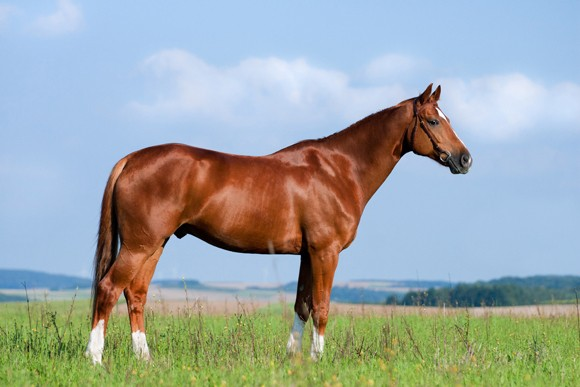
#> input picture ImageBlurFilter/cheval.jpg, 580 x 387 px
$ python ImageBlurFilter.py
#> lines starting #> are read from the running program, lines starting #| are printed output that depends on the picture
import cv2
import numpy as np
from matplotlib import pyplot as plt

img = cv2.imread('cheval.jpg')
#> img is the input picture: shape (387, 580, 3); mean B, G, R 166.4, 167.3, 157.1
blur = cv2.blur(img,(10,10))
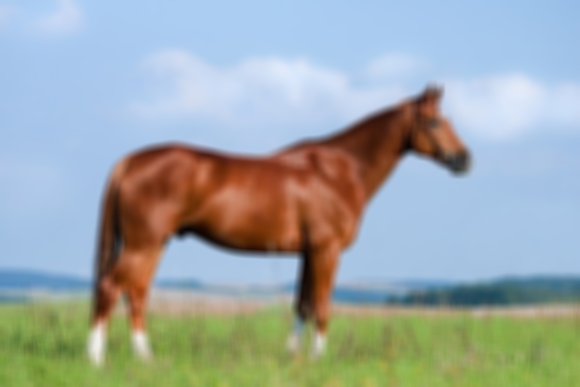
#> blur: shape (387, 580, 3); mean B, G, R 166.6, 167.3, 157.1

cv2.imshow('image',img)
cv2.imshow('Blur',blur)

ret,thresh1 = cv2.threshold(img,127,255,cv2.THRESH_BINARY)
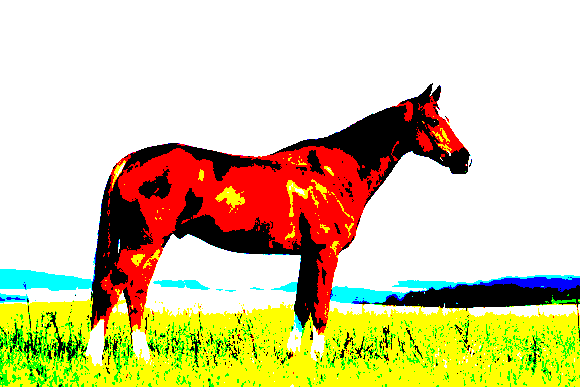
#> thresh1: shape (387, 580, 3); mean B, G, R 159.5, 204.9, 216.1
ret,thresh2 = cv2.threshold(img,127,255,cv2.THRESH_BINARY_INV)
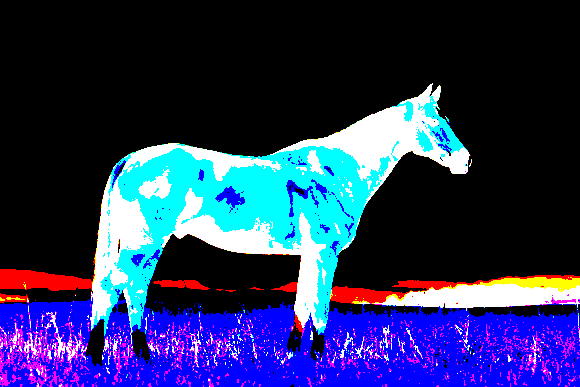
#> thresh2: shape (387, 580, 3); mean B, G, R 95.5, 50.1, 38.9
ret,thresh3 = cv2.threshold(img,127,255,cv2.THRESH_TRUNC)
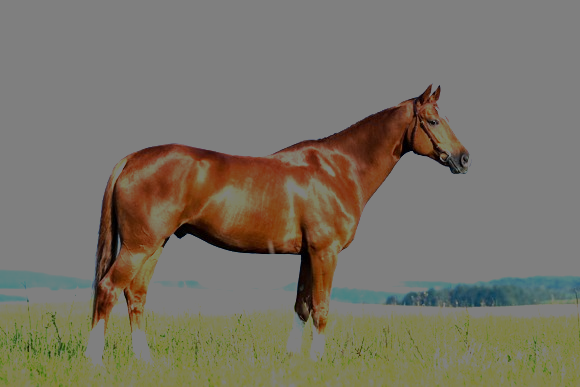
#> thresh3: shape (387, 580, 3); mean B, G, R 103.2, 116, 121.3
ret,thresh4 = cv2.threshold(img,127,255,cv2.THRESH_TOZERO)
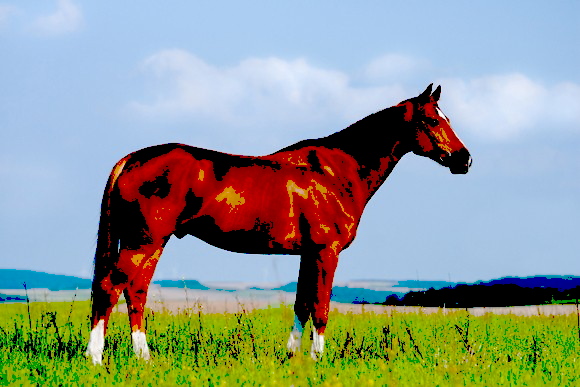
#> thresh4: shape (387, 580, 3); mean B, G, R 142.6, 153.2, 143.4
ret,thresh5 = cv2.threshold(img,127,255,cv2.THRESH_TOZERO_INV)
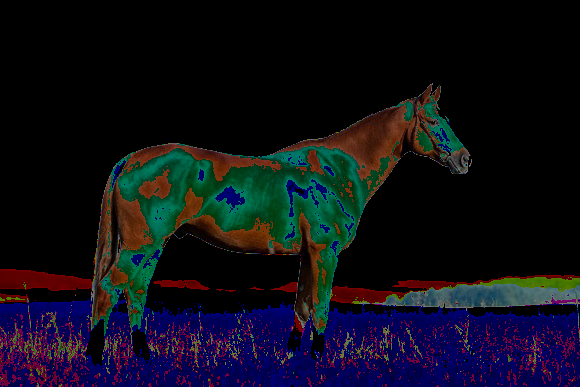
#> thresh5: shape (387, 580, 3); mean B, G, R 23.8, 14, 13.7

thresh = ['img','thresh1','thresh2','thresh3','thresh4','thresh5']

for i in range(6):
    plt.subplot(2,3,i+1),plt.imshow(eval(thresh[i]),'gray')
    plt.title(thresh[i])

plt.show()
#> figure, not shown here; B, G, R data is drawn as R, G, B

cv2.waitKey(0)
cv2.destroyAllWindows()
